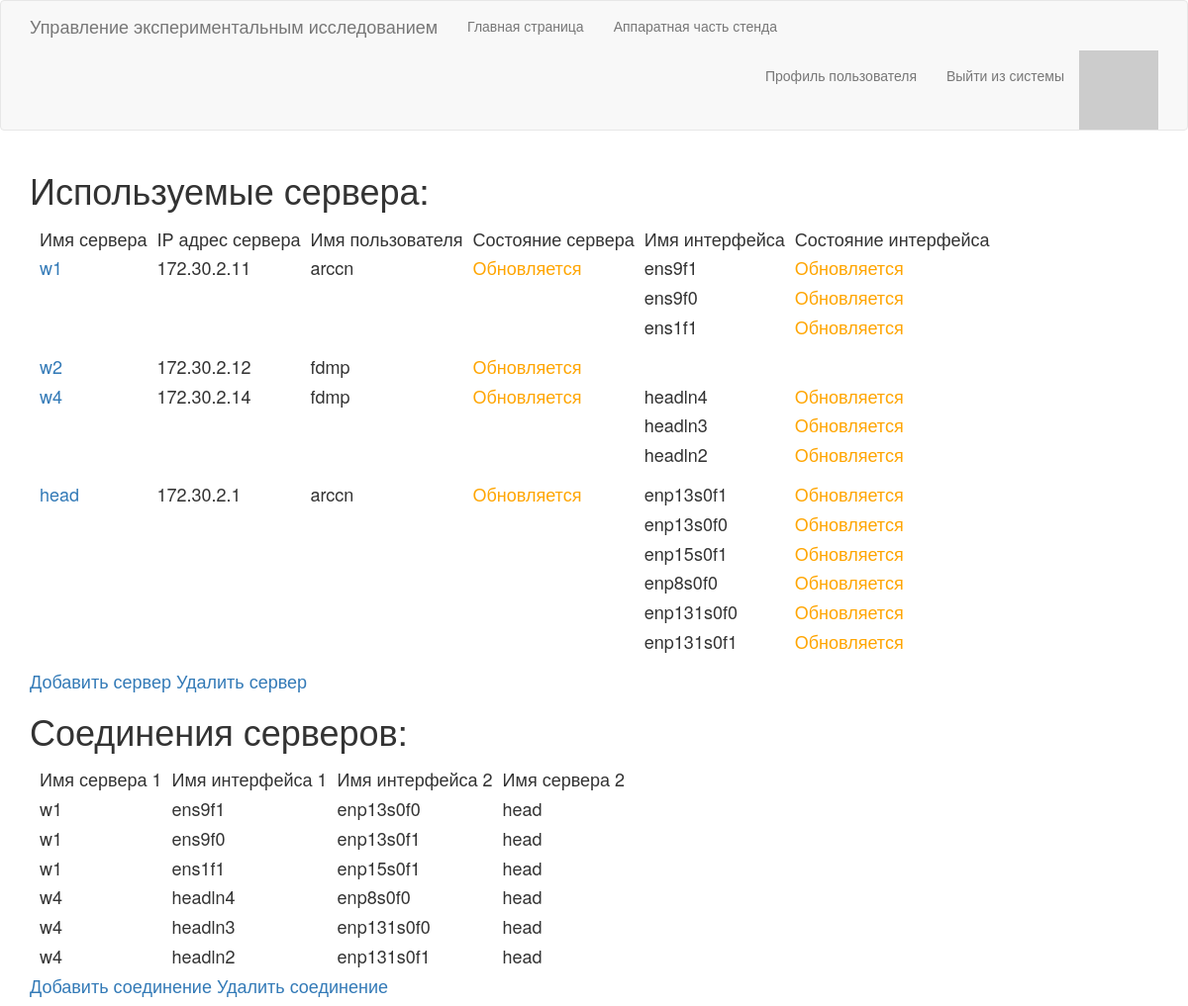
Screenshot of /stand (signed in) with the database file from the repository.
### app/stand/server_model.py (models this page shows, shortened)
class Server(db.Model):
    id = db.Column(db.Integer, primary_key=True)
    servername = db.Column(db.String(20), index=True, unique=True)
    server_ip = db.Column(db.String(15), index=True, unique=True)
    vms = db.relationship('VM', backref='server')
    interfaces = db.relationship('ServerInterface', backref='server')
    username = db.Column(db.String(20), index=False, unique=False)
    identity_file = db.Column(db.String(40), index=False, unique=False)

class ServerInterface(db.Model):
    __tablename__ = 'serverinterface'
    id = db.Column(db.Integer, primary_key=True)
    interface_name = db.Column(db.String(20), index=True)
    server_id = db.Column(db.Integer, db.ForeignKey('server.id'))

### app/routes.py (the view)
@app.route('/stand')
@login_required
def stand():
    servers = Server.query.all()
    def insertDefaultState(elem):
        elem.state = 'Обновляется'
        return elem
    servers = list(map(insertDefaultState, servers))
    connections = make_connections()
    return render_template('stand.html', title='Аппаратная часть стенда', servers=servers, connections=connections)

### app/models.py (called while the page is built)
@login.user_loader
def load_user(id):
    return User.query.get(int(id))

    def avatar(self, size):
        digest = md5(self.email.lower().encode('utf-8')).hexdigest()
        return 'https://www.gravatar.com/avatar/{}?d=identicon&s={}'.format(
                        digest, size)

### app/routes.py (called while the page is built)
@app.before_request
def before_request():
    if current_user.is_authenticated:
        current_user.last_seen = datetime.utcnow()
        db.session.commit()

def make_connections():
    connections = []
    conns = ServerConnection.query.all()
    for conn in conns:
        new_conn = {}
        int1Model = ServerInterface.query.filter_by(id=conn.int1)[0]
        int2Model = ServerInterface.query.filter_by(id=conn.int2)[0]
        srv1Model = Server.query.filter_by(id=int1Model.server_id)[0]
        srv2Model = Server.query.filter_by(id=int2Model.server_id)[0]
        new_conn['serv1'] = srv1Model.servername
        new_conn['int1'] = int1Model.interface_name
        new_conn['int2'] = int2Model.interface_name
        new_conn['serv2'] = srv2Model.servername
        connections.append(new_conn)
    return connections

### app/templates/stand.html (shortened to what this page needs)
{% extends "base.html" %}
{% block app_content %}
    <h1>Используемые сервера:</h1>
    <h4>
    <table style="border-collapse: separate; border-spacing: 10px;" id="serverTable">
        <thead>
            <tr valign="top">
                <td> Имя сервера </td>
                <td> IP адрес сервера </td>
                <td> Имя пользователя </td>
                <td> Состояние сервера </td>
                <td> Имя интерфейса </td>
                <td> Состояние интерфейса </td>
            </tr>
        </thead>
        <tbody>
            {% for serv in servers %}
                {% include "_server.html" %}
            {% endfor %}
        </tbody>
    </table>
    <div>
        <a href="{{ url_for('server_add') }}">Добавить сервер</a>
        <a href="{{ url_for('server_delete') }}">Удалить сервер</a>
    </div>
    </h4>
    <h1>Соединения серверов:</h1>
    <h4>
    <table style="border-collapse: separate; border-spacing: 10px;" id="connectionTable">
        <thead>
            <tr valign="top">
                <td> Имя сервера 1 </td>
                <td> Имя интерфейса 1 </td>
                <td> Имя интерфейса 2 </td>
                <td> Имя сервера 2 </td>
            </tr>
        </thead>
        <tbody>
            {% for conn in connections %}
                {% include "_connection.html" %}
            {% endfor %}
        </tbody>
    </table>
    <div>
        <a href="{{ url_for('connection_add') }}">Добавить соединение</a>
        <a href="{{ url_for('connection_delete') }}">Удалить соединение</a>
    </div>
    </h4>
{% endblock %}

### app/templates/_server.html
<tr valign="top">
    {% if serv.interfaces | length == 0 %}
        <td><a href="{{ url_for('server_edit', servername=serv.servername) }}">{{ serv.servername }}</a></td>
        <td>{{ serv.server_ip }}</td>
        <td>{{ serv.username }}</td>
        {% if serv.state == "Не доступен" %}
            <td style="color:red">{{ serv.state }}</td>
        {% elif serv.state == "Доступен" %}
            <td style="color:green">{{ serv.state }}</td>
        {% else %}
            <td style="color:orange">{{ serv.state }}</td>
        {% endif %}
    {% else %}
        <td rowspan={{ serv.interfaces | length }}><a href="{{ url_for('server_edit', servername=serv.servername) }}">{{ serv.servername }}</a></td>
        <td rowspan={{ serv.interfaces | length }}>{{ serv.server_ip }}</td>
        <td rowspan={{ serv.interfaces | length }}>{{ serv.username }}</td>
        {% if serv.state == "Не доступен" %}
            <td rowspan={{ serv.interfaces | length }} style="color:red">{{ serv.state }}</td>
        {% elif serv.state == "Доступен" %}
            <td rowspan={{ serv.interfaces | length }} style="color:green">{{ serv.state }}</td>
        {% else %}
            <td rowspan={{ serv.interfaces | length }} style="color:orange">{{ serv.state }}</td>
        {% endif %}
    {% endif %}
    {% for intf in serv.interfaces %}
    <td>{{ intf.interface_name }}</td>
    <td style="color:orange">Обновляется</td>
    </tr><tr>
    {% endfor %}
</tr>

### app/templates/_connection.html
<tr valign="top">
    <td>{{ conn.serv1 }}</td>
    <td>{{ conn.int1 }}</td>
    <td>{{ conn.int2 }}</td>
    <td>{{ conn.serv2 }}</td>
</tr>

### rows the page displays
Server: servername "w1", server_ip "172.30.2.11", username "arccn", state "Обновляется", serv1 "w1" "w1" "w1"
ServerInterface: interface_name "ens9f1", int1 "ens9f1"
ServerInterface: interface_name "ens9f0", int1 "ens9f0"
ServerInterface: interface_name "ens1f1", int1 "ens1f1"
Server: servername "w2", server_ip "172.30.2.12", username "fdmp", state "Обновляется"
Server: servername "w4", server_ip "172.30.2.14", username "fdmp", state "Обновляется", serv1 "w4" "w4" "w4"
ServerInterface: interface_name "headln4", int1 "headln4"
ServerInterface: interface_name "headln3", int1 "headln3"
ServerInterface: interface_name "headln2", int1 "headln2"
Server: servername "head", server_ip "172.30.2.1", username "arccn", state "Обновляется", serv2 "head" "head" "head" "head" "head" "head"
ServerInterface: interface_name "enp13s0f1", int2 "enp13s0f1"
ServerInterface: interface_name "enp13s0f0", int2 "enp13s0f0"
ServerInterface: interface_name "enp15s0f1", int2 "enp15s0f1"
ServerInterface: interface_name "enp8s0f0", int2 "enp8s0f0"
ServerInterface: interface_name "enp131s0f0", int2 "enp131s0f0"
ServerInterface: interface_name "enp131s0f1", int2 "enp131s0f1"
